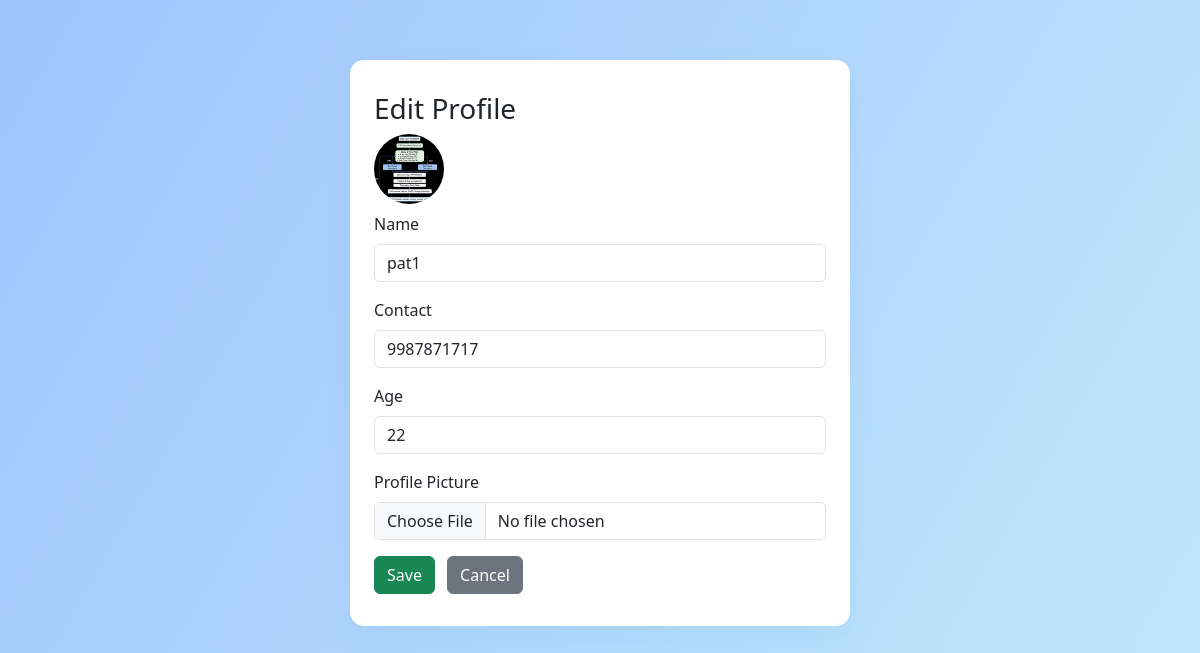
The app's page /edit_profile (signed in) with its own data.
### tables this page shows
CREATE TABLE patients (
    id INTEGER PRIMARY KEY,  -- links to users.id
    name TEXT NOT NULL,
    contact TEXT
, age INTEGER, pfp TEXT);

### app.py (the view, shortened to what this page needs)
@app.route("/edit_profile", methods=["GET", "POST"])
def edit_profile():
    if 'user_id' not in session or session.get('role') != 'patient':
        return redirect(url_for('login'))
    db = get_db()
    user_id = session['user_id']
    patient = db.execute('SELECT name, contact, age, pfp FROM patients WHERE id=?', (user_id,)).fetchone()
    return render_template("edit_profile.html", patient=patient)

### app.py (called while the page is built)
def get_db():
    db = getattr(g, '_database', None)
    if db is None:
        db = g._database = sqlite3.connect(DATABASE)
    return db

@app.teardown_appcontext
def close_connection(exception):
    db = getattr(g, '_database', None)
    if db is not None:
        db.close()

### templates/edit_profile.html (shortened to what this page needs)
<!doctype html>
<html lang="en">
<head>
  <link href="https://cdn.jsdelivr.net/npm/bootstrap@5.3.2/dist/css/bootstrap.min.css" rel="stylesheet">
</head>
<body>
<div class="edit-container">
  <h3>Edit Profile</h3>
  <form method="POST" enctype="multipart/form-data">
      <img src="{% if patient[3] %}/static/patient_pfps/{{ patient[3] }}{% else %}https://ui-avatars.com/api/?name={{ patient[0] | urlencode }}&background=5fa8d3&color=fff&size=80{% endif %}" class="pfp-preview mb-2">
      <div class="mb-3">
          <label class="form-label">Name</label>
          <input type="text" class="form-control" name="name" value="{{ patient[0] }}" required>
      </div>
      <div class="mb-3">
          <label class="form-label">Contact</label>
          <input type="text" class="form-control" name="contact" value="{{ patient[1] }}" required>
      </div>
      <div class="mb-3">
          <label class="form-label">Age</label>
          <input type="number" class="form-control" name="age" value="{{ patient[2] or '' }}" min="0" max="120" required>
      </div>
      <div class="mb-3">
          <label class="form-label">Profile Picture</label>
          <input type="file" class="form-control" name="pfp" accept="image/*">
      </div>
      <button type="submit" class="btn btn-success">Save</button>
      <a href="{{ url_for('patient_dashboard') }}" class="btn btn-secondary ms-2">Cancel</a>
  </form>
</div>
</body>
</html>

### templates/edit_profile.html (style rules this page uses)
body { background: linear-gradient(120deg, #a1c4fd 0%, #c2e9fb 100%); min-height: 100vh; }
.edit-container { max-width: 500px; margin: 60px auto; background: white; border-radius: 14px; padding: 32px 24px; box-shadow: 0 10px 28px rgba(33,147,176,0.07); }
.pfp-preview { width: 70px; height:70px; border-radius: 50%; object-fit:cover; margin-bottom: 1rem; background: #eee; }

### records on screen
patients: pfp (picture), name "pat1", contact "9987871717", age "22"
